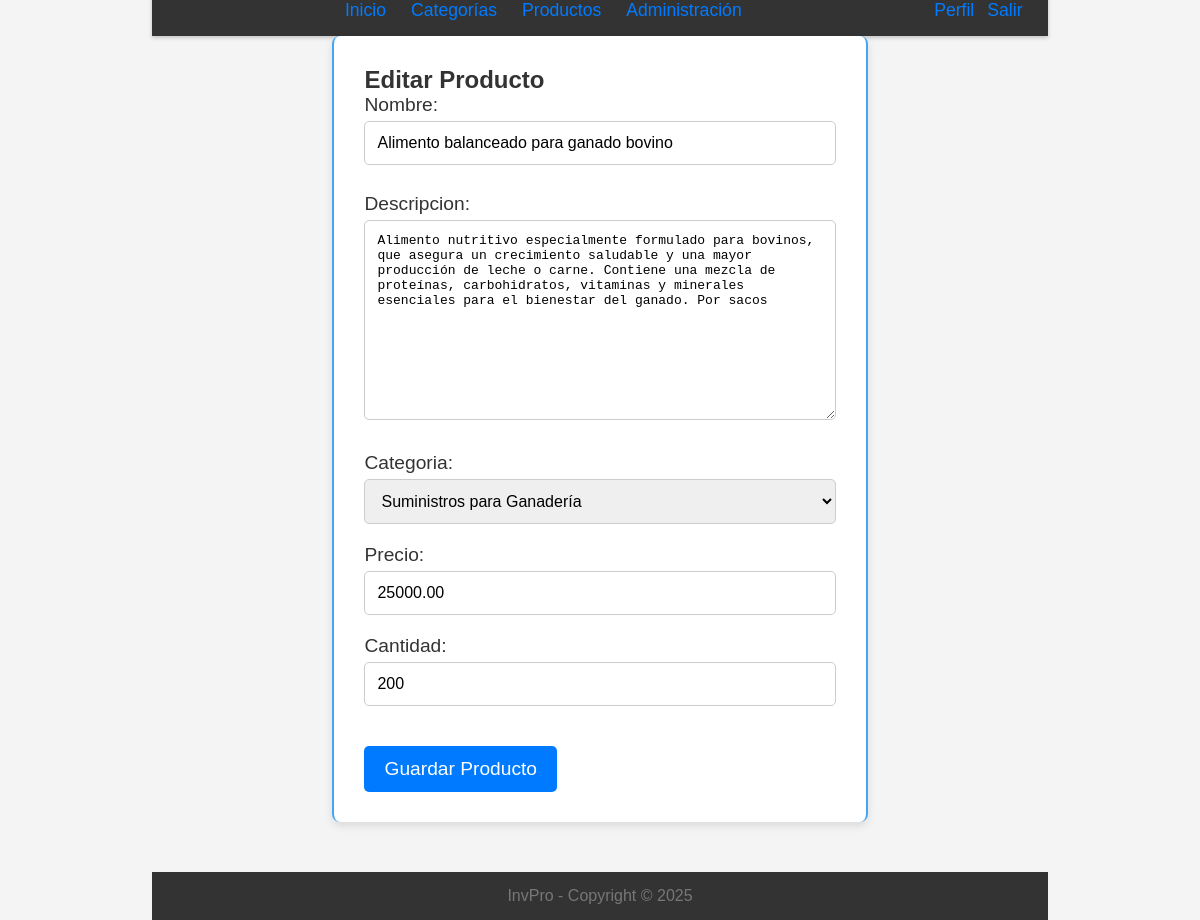
Screenshot of /producto/1/editar/ (signed in) with the database file from the repository.
### producto/models.py (models this page shows, shortened)
class Producto(models.Model):
    nombre = models.CharField(max_length=200)
    descripcion = models.TextField()
    precio = models.DecimalField(max_digits=10, decimal_places=2)
    cantidad = models.IntegerField()
    autor = models.ForeignKey(User, on_delete=models.CASCADE)  # Relación con usuario (quién maneja el producto)
    categoria = models.ForeignKey(Categoria, on_delete=models.SET_NULL, null=True, blank=True)  # Relación con categoría
    created_at = models.DateTimeField(auto_now_add=True)
    updated_at = models.DateTimeField(auto_now=True)

### producto/views.py (the view)
# urls.py: path('producto/<int:producto_id>/editar/', views.editar_producto, name='editar_producto'),  # Editar producto (solo admin)
@login_required
def editar_producto(request, producto_id):
    producto = get_object_or_404(Producto, id=producto_id)
    if request.user != producto.autor and not request.user.is_staff:
        return redirect('productos')  # Redirige si no es el autor ni admin
    if request.method == 'POST':
        form = ProductoForm(request.POST, instance=producto)
        if form.is_valid():
            form.save()
            return redirect('productos')
    else:
        form = ProductoForm(instance=producto)
    return render(request, 'producto/editar_producto.html', {'form': form})

### producto/forms.py
class ProductoForm(forms.ModelForm):
    class Meta:
        model = Producto
        fields = ['nombre', 'descripcion', 'precio', 'cantidad', 'categoria']
        widgets = {
            'descripcion': forms.Textarea(attrs={'rows': 4, 'cols': 40}),
        }

### producto/models.py (called while the page is built)
    def __str__(self):
        return self.nombre

### producto/templates/producto/editar_producto.html (shortened to what this page needs)
{% extends 'producto/base.html' %}
{% load static %}
{% block extra_head %}
<link rel="stylesheet" href="{% static 'producto/css/formulario_producto.css' %}">
{% endblock extra_head %}
{% block content %}
<div class="form-container">
    <h2>Editar Producto</h2>
    <form method="POST">
        <div class="form-group">
            <label for="{{ form.nombre.id_for_label }}">{{ form.nombre.label }}:</label>
            {{ form.nombre }}
        </div>
        <div class="form-group">
            <label for="{{ form.descripcion.id_for_label }}">{{ form.descripcion.label }}:</label>
            {{ form.descripcion }}
        </div>
        <div class="form-group">
            <label for="{{ form.categoria.id_for_label }}">{{ form.categoria.label }}:</label>
            {{ form.categoria }}
        </div>
        <div class="form-group">
            <label for="{{ form.precio.id_for_label }}">{{ form.precio.label }}:</label>
            {{ form.precio }}
        </div>
        <div class="form-group">
            <label for="{{ form.cantidad.id_for_label }}">{{ form.cantidad.label }}:</label>
            {{ form.cantidad }}
        </div>
        <button type="submit">Guardar Producto</button>
    </form>
</div>
{% endblock content %}

### producto/static/producto/css/base.css (style rules this page uses)
html, body { height: 100%; margin: 0; font-family: 'Segoe UI', Tahoma, Geneva, Verdana, sans-serif; }
body { display: flex; flex-direction: column; background-color: #f4f4f9; }
button { background-color: #42a5f5; color: white; font-size: 1em; padding: 10px 20px; border: none; border-radius: 4px; cursor: pointer; transition: background-color 0.3s ease; }
input[type="text"], input[type="email"], input[type="password"], textarea { width: 100%; padding: 12px; margin: 8px 0; border: 2px solid #ddd; border-radius: 4px; box-sizing: border-box; transition: border 0.3s ease; }

### producto/static/producto/css/formulario_producto.css (style rules this page uses)
* { margin: 0; padding: 0; box-sizing: border-box; }
body { font-family: Arial, sans-serif; background-color: #f4f4f4; color: #333; display: flex; justify-content: center; align-items: center; min-height: 100vh; padding: 20px; }
form { display: flex; flex-direction: column; gap: 20px; }
input[type="text"], input[type="number"], input[type="decimal"], textarea, select { width: 100%; padding: 12px; font-size: 1em; border: 1px solid #ccc; border-radius: 5px; margin-top: 5px; transition: border 0.3s ease; }
textarea { height: 200px; resize: vertical; }
label { font-size: 1.2em; color: #333; }
button { padding: 12px 20px; font-size: 1.2em; background-color: #007bff; color: white; border: none; border-radius: 5px; cursor: pointer; transition: background-color 0.3s ease; margin-top: 20px; align-self: flex-start; }

### rows the page displays
Producto: nombre "Alimento balanceado para ganado bovino", descripcion "Alimento nutritivo especialmente formulado para bovinos, que asegura un crecimiento saludable y una mayor producción de leche o carne. Contiene una mezcla de proteínas, carbohidratos, vitaminas y minerales esenciales para el bienestar del ganado. Por sacos", categoria "Suministros para Ganadería", precio "25000.00", cantidad "200"
